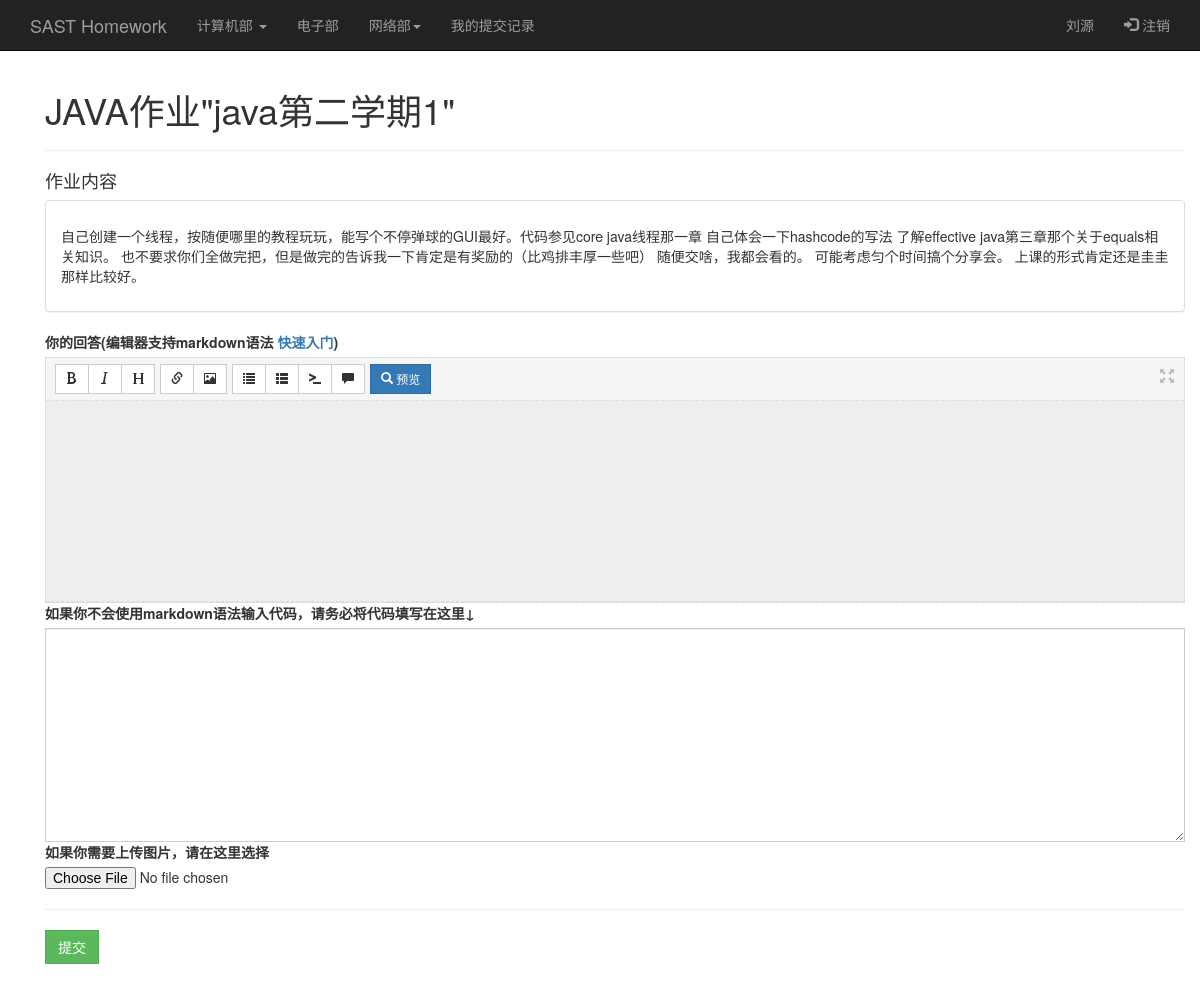
Screenshot of /add-submission/47/ (signed in) with the database file from the repository.
### auth_system/models.py (models this page shows, shortened)
class MyUser(AbstractBaseUser, PermissionsMixin):
    email = models.EmailField(
        verbose_name='邮箱，可用以登录',
        max_length=255,
        unique=True,
    )
    id_num = models.CharField(max_length=20, null=True, blank=True, verbose_name='用户名（学号？）')
    username = models.CharField(max_length=200, verbose_name='昵称（真实姓名）')
    is_active = models.BooleanField(default=True)
    is_admin = models.BooleanField(default=False)
    objects = MyUserManager()
    USERNAME_FIELD = 'email'
    REQUIRED_FIELDS = ['username', 'id_num']

### submission_system/models.py (models this page shows, shortened)
class Homework(models.Model):
    courser = models.ForeignKey(Courser, verbose_name='课程')
    name = models.CharField(max_length=50, verbose_name='作业标题')
    content = models.TextField(verbose_name='详细(以md形式保存)', null=True)
    class Meta:
        verbose_name = '作业'
        verbose_name_plural = '作业'

class Courser(models.Model):
    name = models.CharField(max_length=20, verbose_name='课程名称')
    name_en = models.CharField(max_length=50, verbose_name='英文名称', null=True)
    part = models.ForeignKey(Part, verbose_name="所属部门", null=True)
    class Meta:
        verbose_name = '课程'
        verbose_name_plural = '课程'

### submission_system/views.py (the view)
# urls.py: url(r'add-submission/(?P<homework_id>\d+)/', add_submission, name='add_submission'),
@login_required
def add_submission(request, homework_id):
    if request.method == 'POST':
        file = request.FILES.get('picture')
        if file:
            file.name = 'ppp'
        submission = HomeworkAnswer(code=request.POST['code'], content=request.POST['content'],
                                    homework=Homework.objects.get(pk=homework_id), picture=file)
        submission.save()
        submission.creator = request.user
        print(submission.creator)
        submission.save()
        return redirect(reverse('submission_detail', args=(submission.id,)))
    else:
        return render(request, 'add_submission.html',
                      context={'homework': Homework.objects.get(pk=homework_id)})

### homework_submission/context_processor.py (called while the page is built)
def coursers(request):
    cs_coursers = Courser.objects.filter(part__name="计算机部")
    ee_coursers = Courser.objects.filter(part__name="电子部")
    web_coursers = Courser.objects.filter(part__name="网络部")
    return {"cs_coursers": cs_coursers, "ee_coursers": ee_coursers, "web_coursers": web_coursers}

### submission_system/templatetags/custom_markdown.py (called while the page is built)
@register.filter(is_safe=True)
@stringfilter
def custom_markdown(value):
    return mark_safe(markdown2.markdown(force_text(value),
                                        extras=["fenced-code-blocks", "cuddled-lists", "metadata", "tables",
                                                "spoiler"]))

### submission_system/templates/add_submission.html (shortened to what this page needs)
{% extends 'base.html' %}
{% load staticfiles %}
{% load custom_markdown %}
{% block extra_css %}
    <link rel="stylesheet" href="{% static 'css/bootstrap-markdown.min.css' %}">
    <link href="{% static 'css/default.css' %}" rel="stylesheet">
{% endblock %}
{% block content %}
    <div class="container">
        <h1>{{ homework.courser.name }}作业"{{ homework.name }}"</h1>
        <hr>
        <h4>作业内容</h4>
        <div class="panel panel-default">
            <div class="panel-body">
                <p>{{ homework.content|custom_markdown }}</p>
            </div>
        </div>
        <form method="post" enctype="multipart/form-data" id="main_form">
            <label for="content">你的回答(编辑器支持markdown语法 <a href="http://www.jianshu.com/p/815788f4b01d">快速入门</a>)</label>
            <textarea id="content" name="content" data-provide="markdown" rows="10"></textarea>
            <label for="code">如果你不会使用markdown语法输入代码，请务必将代码填写在这里↓</label>
            <textarea class="form-control" rows="10" name="code" id="code"></textarea>
            <label for=picture>如果你需要上传图片，请在这里选择</label>
            <input id="picture" accept="image/*" type="file" name='picture'>
            <hr>
            <button class="btn btn-success" onclick="submit()">提交</button>
            <br>
            <br>
        </form>
    </div>
{% endblock %}

### templates/header.html (shortened to what this page needs)
<nav class="navbar navbar-default navbar-fixed-top navbar-inverse" role="navigation">
    <div class="container">
        <div class="navbar-header">
            <a href="{% url 'index' %}" class="navbar-brand">SAST Homework</a>
        </div>
        <div>
            {% if user.is_authenticated %}
                <ul class="nav navbar-nav navbar-right">
                    <li><a href="#" role="button"> {{ user.username }}</a></li>
                    <li><a href="#" role="button" data-toggle="modal" class="logout-button"><span
                            class="glyphicon glyphicon-log-in"></span> 注销</a></li>
                </ul>
            {% else %}
                <ul class="nav navbar-nav navbar-right">
                    <li><a href="#" role="button" data-toggle="modal" data-target="#login-modal"><span
                            class="glyphicon glyphicon-log-in"></span> 登录</a></li>
                </ul>
            {% endif %}
        </div>
        <div class="collapse navbar-collapse" id="navbar-collapse" id="navbar">
            <ul class="nav navbar-nav">
                <li class="dropdown ">
                    <a href="#" class="dropdown-toggle" data-toggle="dropdown">
                        计算机部
                        <span class="caret"></span>
                    </a>
                </li>
                <li><a href="{% url 'list_homework' 'ee' %}">电子部</a></li>
                <li class="dropdown">
                    <a href="#" class="dropdown-toggle" data-toggle="dropdown">网络部<span class="caret"></span></a>
                </li>
                <li><a href="{% url 'list_my_submissions' %}">我的提交记录</a></li>
            </ul>
        </div>
    </div>
</nav>

### static/css/lr.css (style rules this page uses)
.btn { border-radius: 0px; }
.glyphicon { top: 0px; }
.form-control { border-radius: 0px; }

### rows the page displays
Homework: courser.name "JAVA", name "java第二学期1", content|custom_markdown "自己创建一个线程，按随便哪里的教程玩玩，能写个不停弹球的GUI最好。代码参见core java线程那一章 自己体会一下hashcode的写法 了解effective java第三章那个关于equals相关知识。 也不要求你们全做完把，但是做完的告诉我一下肯定是有奖励的（比鸡排丰厚一些吧） 随便交啥，我都会看的。 可能考虑匀个时间搞个分享会。 上课的形式肯定还是圭圭那样比较好。"

### other values shown
{{ user.username }} "刘源"
